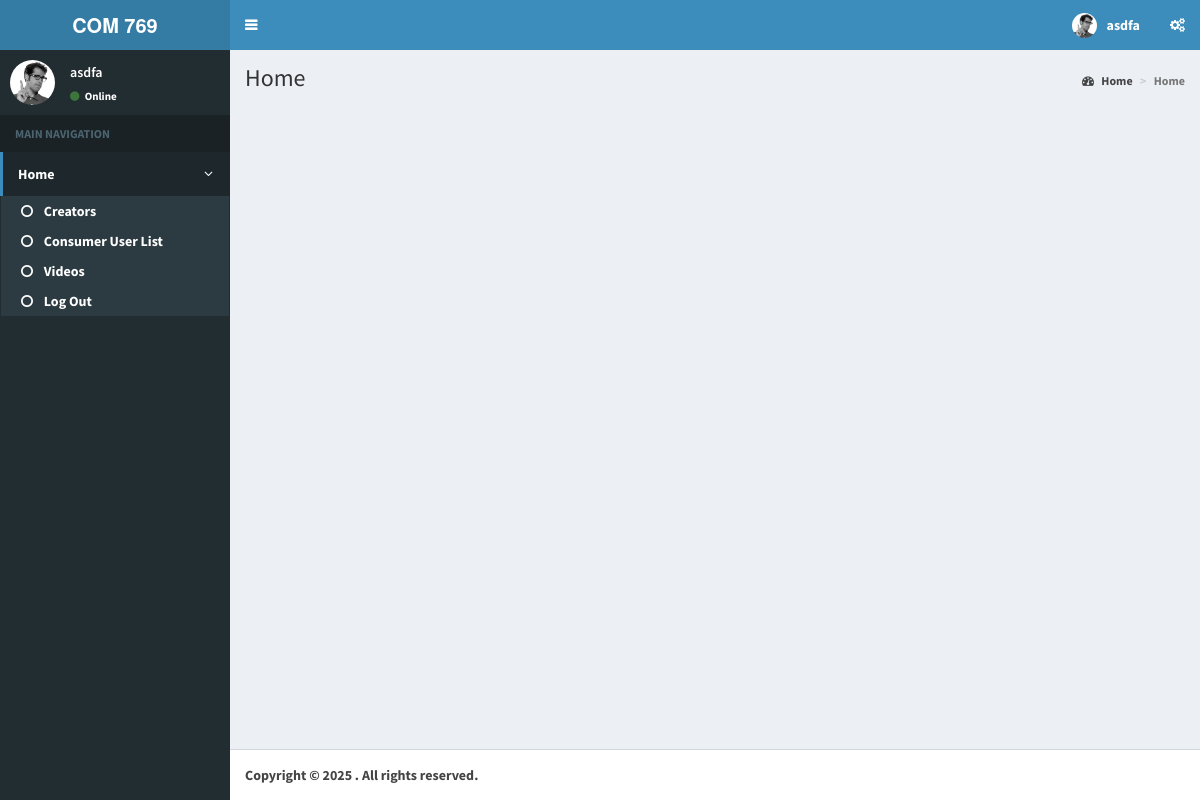
Page /creatorpanel/index.php (signed in) on the committed database.
### tables this page shows
CREATE TABLE `menu` (
  `id` int(11) NOT NULL,
  `icon` varchar(50) NOT NULL,
  `cmd` varchar(50) NOT NULL,
  `title` varchar(50) NOT NULL,
  `grp` int(11) NOT NULL,
  `template` varchar(40) NOT NULL,
  `type` int(11) NOT NULL
);

### creatorpanel/apis/MysqliDb.php (called while the page is built, shortened)
<?php
class MysqliDb
{
    public static $prefix = '';
    protected $_mysqli;
    protected $_query;
    protected $_queryOptions = array();
    protected $_orderBy = array();
    protected $_groupBy = array();
    protected $_bindParams = array('');
    protected $host;
    protected $_username;
    protected $_password;
    protected $db;
    protected $port;
    protected $charset;
    public $returnType = 'array';
    protected $_nestJoin = false;
    private $_tableName = '';
    protected $_mapKey = null;
    public function __construct($host = null, $username = null, $password = null, $db = null, $port = null, $charset = 'utf8')
    {
        $isSubQuery = false;
        if (is_object($host)) {
            $this->_mysqli = $host;
        } else {
            $this->host = $host;
        }
        $this->_username = $username;
        $this->_password = $password;
        $this->db = $db;
        $this->port = $port;
        $this->charset = $charset;
    }
    public function connect()
    {
        $this->_mysqli = new mysqli($this->host, $this->_username, $this->_password, $this->db, $this->port);
        if ($this->charset) {
            $this->_mysqli->set_charset($this->charset);
        }
    }
    public function mysqli()
    {
        return $this->_mysqli;
    }
    protected function reset()
    {
        $this->_orderBy = array();
        $this->_groupBy = array();
        $this->_bindParams = array('');
        $this->_query = null;
        $this->_queryOptions = array();
        $this->returnType = 'array';
        $this->_nestJoin = false;
        $this->_forUpdate = false;
        $this->_lockInShareMode = false;
        $this->_tableName = '';
        $this->_updateColumns = null;
        $this->_mapKey = null;
    }
    public function get($tableName, $numRows = null, $columns = '*')
    {
        $column = is_array($columns) ? implode(', ', $columns) : $columns;
        if (strpos($tableName, '.') === false) {
            $this->_tableName = self::$prefix . $tableName;
        } else {
            $this->_tableName = $tableName;
        }
        $this->_query = 'SELECT ' . implode(' ', $this->_queryOptions) . ' ' .
            $column . " FROM " . $this->_tableName;
        $stmt = $this->_buildQuery($numRows);
        $stmt->execute();
        $res = $this->_dynamicBindResults($stmt);
        return $res;
    }
    public function getOne($tableName, $columns = '*')
    {
        $res = $this->get($tableName, 1, $columns);
        if ($res instanceof MysqliDb) {
            return $res;
        } elseif (is_array($res) && isset($res[0])) {
            return $res[0];
        } elseif ($res) {
            return $res;
        }
        return null;
    }
    protected function _determineType($item)
    {
        switch (gettype($item)) {
            case 'NULL':
            case 'string':
                return 's';
                break;
        }
        return '';
    }
    protected function _bindParam($value)
    {
        $this->_bindParams[0] .= $this->_determineType($value);
        array_push($this->_bindParams, $value);
    }
    protected function _buildPair($operator, $value)
    {
        if (!is_object($value)) {
            return ' ' . $operator . ' ? ';
        }
        $subQuery = $value->getSubQuery();
        return " " . $operator . " (" . $subQuery['query'] . ") " . $subQuery['alias'];
    }
    protected function _buildQuery($numRows = null, $tableData = null)
    {
        $stmt = $this->_prepareQuery();
        if (count($this->_bindParams) > 1) {
            call_user_func_array(array($stmt, 'bind_param'), $this->refValues($this->_bindParams));
        }
        return $stmt;
    }
    protected function _dynamicBindResults(mysqli_stmt $stmt)
    {
        $parameters = array();
        $results = array();
        $mysqlLongType = 252;
        $shouldStoreResult = false;
        $meta = $stmt->result_metadata();
        $row = array();
        while ($field = $meta->fetch_field()) {
            if ($this->_nestJoin && $field->table != $this->_tableName) {
                $field->table = substr($field->table, strlen(self::$prefix));
                $row[$field->table][$field->name] = null;
                $parameters[] = & $row[$field->table][$field->name];
            } else {
                $row[$field->name] = null;
                $parameters[] = & $row[$field->name];
            }
        }
        call_user_func_array(array($stmt, 'bind_result'), $parameters);
        while ($stmt->fetch()) {
            if ($this->returnType == 'object') {
                $result = new stdClass ();
                foreach ($row as $key => $val) {
                    if (is_array($val)) {
                        $result->$key = new stdClass ();
                        foreach ($val as $k => $v) {
                            $result->$key->$k = $v;
                        }
                    } else {
                        $result->$key = $val;
                    }
                }
            } else {
                $result = array();
                foreach ($row as $key => $val) {
                    if (is_array($val)) {
                        foreach ($val as $k => $v) {
                            $result[$key][$k] = $v;
                        }
                    } else {
                        $result[$key] = $val;
                    }
                }
            }
            if ($this->_mapKey) {
                $results[$row[$this->_mapKey]] = count($row) > 2 ? $result : end($result);
            } else {
                array_push($results, $result);
            }
        }
        return $results;
    }
    protected function _buildCondition($operator, &$conditions)
    {
        if (empty($conditions)) {
            return;
        }
        $this->_query .= ' ' . $operator;
        foreach ($conditions as $cond) {
            list ($concat, $varName, $operator, $val) = $cond;
            $this->_query .= " " . $concat . " " . $varName;
            switch (strtolower($operator)) {
                default:
                    if (is_array($val)) {
                        $this->_bindParams($val);
                    } elseif ($val === null) {
                        $this->_query .= ' ' . $operator . " NULL";
                    } elseif ($val != 'DBNULL' || $val == '0') {
                        $this->_query .= $this->_buildPair($operator, $val);
                    }
            }
        }
    }
    protected function _buildGroupBy()
    {
        if (empty($this->_groupBy)) {
            return;
        }
        $this->_query .= " GROUP BY ";
        $this->_query = rtrim($this->_query, ', ') . " ";
    }
    protected function _buildOrderBy()
    {
        if (empty($this->_orderBy)) {
            return;
        }
        $this->_query .= " ORDER BY ";
        $this->_query = rtrim($this->_query, ', ') . " ";
    }
    protected function _buildLimit($numRows)
    {
        if (!isset($numRows)) {
            return;
        }
        if (is_array($numRows)) {
            $this->_query .= ' LIMIT ' . (int) $numRows[0] . ', ' . (int) $numRows[1];
        } else {
            $this->_query .= ' LIMIT ' . (int) $numRows;
        }
    }
    protected function _prepareQuery()
    {
        if (!$stmt = $this->mysqli()->prepare($this->_query)) {
            $msg = $this->mysqli()->error . " query: " . $this->_query;
            $num = $this->mysqli()->errno;
            $this->reset();
            throw new Exception($msg, $num);
        }
        return $stmt;
    }
    protected function refValues(array &$arr)
    {
        if (strnatcmp(phpversion(), '5.3') >= 0) {
            $refs = array();
            foreach ($arr as $key => $value) {
                $refs[$key] = & $arr[$key];
            }
            return $refs;
        }
        return $arr;
    }
    protected function replacePlaceHolders($str, $vals)
    {
        $i = 1;
        $newStr = "";
        while ($pos = strpos($str, "?")) {
            $val = $vals[$i++];
            $newStr .= substr($str, 0, $pos) . "'" . $val . "'";
            $str = substr($str, $pos + 1);
        }
        $newStr .= $str;
        return $newStr;
    }
}

### creatorpanel/connection.php (called while the page is built)
<?php
    include_once 'apis/MysqliDB.php';
$db = new MysqliDb('localhost','root',                  '',    'assignment1');
?>

### creatorpanel/index.php (the view, shortened to what this page needs)
<?php
include_once('connection.php');
$mUserName = '';
if (!isset($_SESSION['USERNAME'])){
    header('Location: login.php');
}
else
    $mUserName = $_SESSION['USERNAME'];
$mCmd = "home";
$db->where("cmd", $mCmd);
$smenu = $db->getOne("menu");
?>
<!DOCTYPE html>
<html>
    <head>
        <link rel="stylesheet" href="bootstrap/css/bootstrap.min.css">
        <link rel="stylesheet" href="assets/css/font-awesome.min.css">
        <link rel="stylesheet" href="assets/css/ionicons.min.css">
        <link rel="stylesheet" href="dist/css/AdminLTE.min.css">
        <link rel="stylesheet" href="dist/css/skins/_all-skins.min.css">
        <link rel="stylesheet" href="plugins/iCheck/flat/blue.css">
        <link rel="stylesheet" href="plugins/morris/morris.css">
        <link rel="stylesheet" href="plugins/jvectormap/jquery-jvectormap-1.2.2.css">
        <link rel="stylesheet" href="plugins/datepicker/datepicker3.css">
        <link rel="stylesheet" href="plugins/daterangepicker/daterangepicker.css">
        <link rel="stylesheet" href="plugins/bootstrap-wysihtml5/bootstrap3-wysihtml5.min.css">
    </head>
    <body class="hold-transition skin-blue sidebar-mini">
        <div class="wrapper">
            <?php require_once ("header.php"); ?>
            <?php require_once("sidebar.php"); ?>
            <div class="content-wrapper">
                <section class="content-header">
                    <h1>
                        <?= $smenu['title']; ?>
                    </h1>
                    <ol class="breadcrumb">
                        <li><a href="#"><i class="fa fa-dashboard"></i> Home</a></li>
                        <li class="active"><?= $smenu['title']; ?></li>
                    </ol>
                </section>
            </div>
            <footer class="main-footer">
                <strong>Copyright &copy; 2025 <a href="#"></a>.</strong> All rights
                reserved.
            </footer>
        </div>
    </body>
</html>

### creatorpanel/sidebar.php
<?php
$menu = $db->get('menu');
?>
<aside class="main-sidebar">
    <section class="sidebar">
      <div class="user-panel">
        <div class="pull-left image">
          <img src="dist/img/user2-160x160.jpg" class="img-circle" alt="User Image">
        </div>
        <div class="pull-left info">
          <p><?=$mUserName?></p>
          <a href="#"><i class="fa fa-circle text-success"></i> Online</a>
        </div>
      </div>
      <ul class="sidebar-menu">
        <li class="header">MAIN NAVIGATION</li>
        <?php
		$i=0;
		while ( $i<count($menu))
		{
			?>
        <li class="active treeview">
          <a href="#">
            <i class=""></i> <span><?php echo $menu[$i]['title'];?></span>
            <span class="pull-right-container">
              <i class="fa fa-angle-left pull-right"></i>
            </span>
          </a>
          <ul class="treeview-menu">
          <?php $i++;
		  while($i<count($menu) && $menu[$i]['grp'] == false)
		  { ?>
            <li class="active"><a href="index.php?cmd=<?=$menu[$i]['cmd']?>"><i class="fa fa-circle-o"></i> <?=$menu[$i]['title']?></a></li> <?php $i++;
			 }?>
           </ul>
        </li>
        <?php }?>
      </ul>
    </section>
  </aside>

### rows in the picture
menu: title "Home"
menu: title "Creators"
menu: title "Consumer User List"
menu: title "Videos"
menu: title "Log Out"

### other values in the picture
$mUserName "asdfa"
